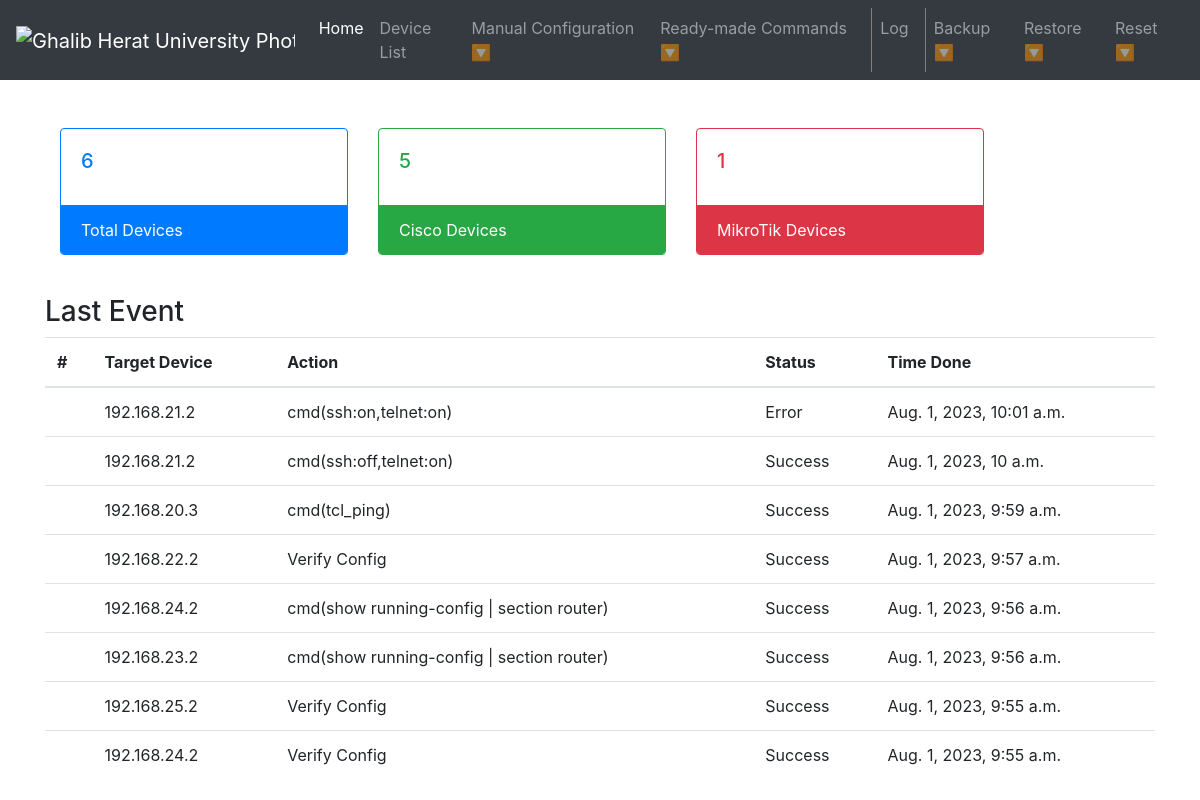
The page / on the database its author committed.
### network_automation/models.py (models this page shows, shortened)
class Log(models.Model):
    target = models.CharField(max_length = 255)
    action = models.CharField(max_length = 255)
    status = models.CharField(max_length = 255)
    time = models.DateTimeField(null = True, blank = True)
    messages = models.CharField(max_length = 255, blank = True)

### network_automation/views.py (the view)
# urls.py: path('', views.home, name='home'),
def home(request):
    return home_devices.home(request)

### network_automation/functions/home_devices.py (called while the page is built)
def home(request):
    all_device = Device.objects.all()
    cisco_device = Device.objects.filter(vendor='cisco')
    mikrotik_device = Device.objects.filter(vendor='mikrotik')
    last_event = Log.objects.all().order_by('-time')[:10]
    context = {
        'all_device': len(all_device),
        'cisco_device': len(cisco_device),
        'mikrotik_device': len(mikrotik_device),
        'last_event': last_event,
    }
    return render(request, 'home.html', context)

### templates/home.html (shortened to what this page needs)
{% extends 'base.html' %} {% block content %} {{error_text}}
<div class="mt-5 card-deck" style="margin:auto;">
    <div class="card border-primary mb-3" style="max-width: 18rem;">
        <div class="card-body text-primary">
            <h5 class="card-title">{{all_device}}</h5>
        </div>
        <div class="card-footer bg-primary border-primary text-white">Total Devices</div>
    </div>
    <div class="card border-success mb-3" style="max-width: 18rem;">
        <div class="card-body text-success">
            <h5 class="card-title">{{cisco_device}}</h5>
        </div>
        <div class="card-footer bg-success border-success text-white">Cisco Devices</div>
    </div>
    <div class="card border-danger mb-3" style="max-width: 18rem;">
        <div class="card-body text-danger">
            <h5 class="card-title">{{mikrotik_device}}</h5>
        </div>
        <div class="card-footer bg-danger border-danger text-white">MikroTik Devices</div>
    </div>
</div>
<h3 class="mt-4">Last Event</h3>
<table class="table">
    <thead>
        <tr>
            <th>#</th>
            <th>Target Device</th>
            <th>Action</th>
            <th>Status</th>
            <th>Time Done</th>
        </tr>
    </thead>
    <tbody>
        {% for log in last_event %}
        <tr>
            <td></td>
            <td>{{log.target}}</td>
            <td>{{log.action}}</td>
            <td>{{log.status}}</td>
            <td>{{log.time}}</td>
        </tr>
        {% endfor %}
    </tbody>
</table>
{% endblock content %}

### templates/base.html (shortened to what this page needs)
<!DOCTYPE html>
<html lang="en">
<head>
    <link rel="stylesheet" href="https://cdn.jsdelivr.net/npm/bootstrap@4.6.2/dist/css/bootstrap.min.css">
</head>
<body>
    <nav class="navbar navbar-expand-lg navbar-dark bg-dark">
        <a class="navbar-brand" href="#">
            <img src="https://ghalib.edu.af/front_asset/images/logo2.png" style="width: 100px; height: auto;" alt="Ghalib Herat University Photo">
        </a>
        <div class="collapse navbar-collapse" id="navbarNav">
            <ul class="navbar-nav">
                <li class="nav-item active">
                    <a class="nav-link" href="{% url 'home' %}">Home <span class="sr-only">(current)</span></a>
                </li>
                <li class="nav-item">
                    <a class="nav-link" href="{% url 'devices' %}">Device List</a>
                </li>
                <li class="nav-item" onmouseover="showSubMenu0()" onmouseout="hideSubMenu0()">
                    <a class="nav-link" href="#">Manual Configuration &#128317</a>
                </li>
                <li class="nav-item" onmouseover="showSubMenu()" onmouseout="hideSubMenu()" style="border-right: 1px solid gray; padding-right: 8px;">
                    <a class="nav-link" href="#">Ready-made Commands &#128317</a>
                </li>
                <li class="nav-item" style="border-right: 1px solid gray; padding-right: 8px;">
                    <a class="nav-link" href="{% url 'log' %}">Log</a>
                </li>
                <li class="nav-item" onmouseover="showSubMenu2()" onmouseout="hideSubMenu2()">
                    <a class="nav-link" href="#">Backup &#128317</a>
                </li>
                <li class="nav-item" onmouseover="showSubMenu3()" onmouseout="hideSubMenu3()">
                    <a class="nav-link" href="#">Restore &#128317</a>
                </li>
                <li class="nav-item" onmouseover="showSubMenu4()" onmouseout="hideSubMenu4()">
                    <a class="nav-link" href="#">Reset &#128317</a>
                </li>
            </ul>
        </div>
    </nav>
    <div class="container">
        {% block content %} {% endblock %}
    </div>
</body>
</html>

### rows shown on the page
Log: target "192.168.21.2", action "cmd(ssh:on,telnet:on)", status "Error", time "Aug. 1, 2023, 10:01 a.m."
Log: target "192.168.21.2", action "cmd(ssh:off,telnet:on)", status "Success", time "Aug. 1, 2023, 10 a.m."
Log: target "192.168.20.3", action "cmd(tcl_ping)", status "Success", time "Aug. 1, 2023, 9:59 a.m."
Log: target "192.168.22.2", action "Verify Config", status "Success", time "Aug. 1, 2023, 9:57 a.m."
Log: target "192.168.24.2", action "cmd(show running-config | section router)", status "Success", time "Aug. 1, 2023, 9:56 a.m."
Log: target "192.168.23.2", action "cmd(show running-config | section router)", status "Success", time "Aug. 1, 2023, 9:56 a.m."
Log: target "192.168.25.2", action "Verify Config", status "Success", time "Aug. 1, 2023, 9:55 a.m."
Log: target "192.168.24.2", action "Verify Config", status "Success", time "Aug. 1, 2023, 9:55 a.m."

### other values the page prints
{{ all_device }} "6"
{{ cisco_device }} "5"
{{ mikrotik_device }} "1"
